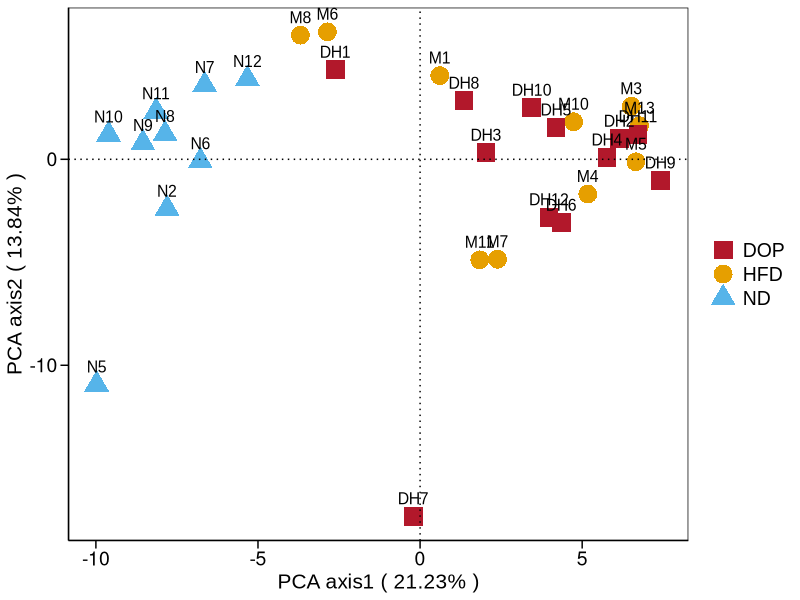
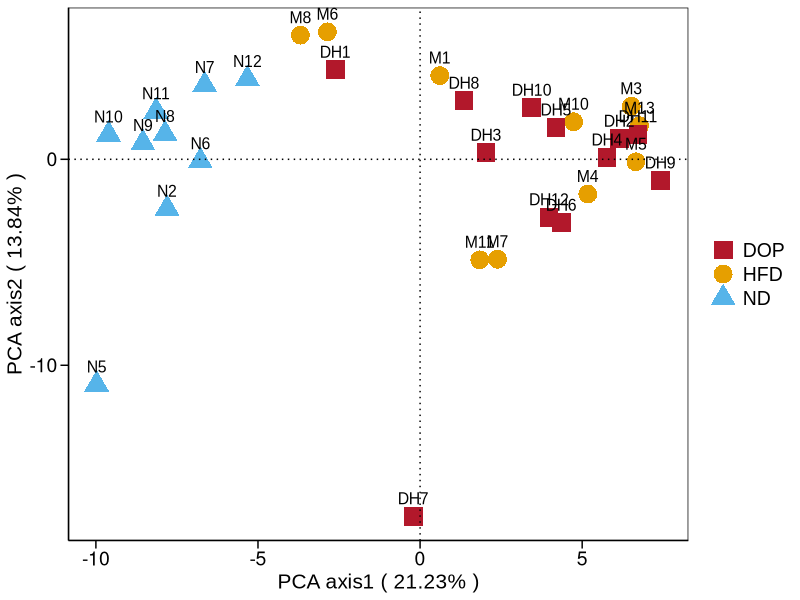

Recreate these plots in R, in order.
library(ade4)
library(RColorBrewer)
library(ggplot2)


## Plotting settings ------------------------

groups <- read.table('group_info.txt', header = FALSE, colClasses=c("character","character"))
colnames(groups) <- c("sample", "group")

length  <- length(unique(as.character(groups$sample)))
length1 <- length(unique(as.character(groups$group)))
times1  <- length%/%8
res1    <- length%%8
times2  <- length%/%5
res2    <- length%%5

# dot color and number
mycol = c("#B2182B","#E69F00","#56B4E9","#009E73",
          "#F0E442","#0072B2","#D55E00","#CC79A7",
          "#CC6666","#9999CC","#66CC99","#99999","#ADD1E5")
col1=rep(mycol,times1)
col=c(col1,mycol[1:res1])

# dot shape and number
pich1 <- rep(c(15:18,20,7:14,0:6),times2)
pich  <- c(pich1,15:(15+res2))

# legend column number
if(length1>30){
  n = 2
}else{
  n = 1
}



## PCA analysis using ade4 ------------------------

data <- read.table('input_data.xls', header = TRUE, 
                     row.names = 1, sep = "\t", comment.char = "", check.names = FALSE)
data <- t(data)

pca <- dudi.pca(data[,1:ncol(data)], 
                 center = TRUE, scale = TRUE, scannf = FALSE, 
                 nf=5)

uoas <- pca$li
uoa  <- data.frame(sample = row.names(uoas), uoas) 
write.csv(uoa, file = "results\\PCA_coordinates_ade4.csv", row.names = FALSE)

pc1 <- round((pca$eig/sum(pca$eig))*100,2)[1]
pc2 <- round((pca$eig/sum(pca$eig))*100,2)[2]



## PCA plot using ggplot2 ------------------------

colnames(uoas)[1:2] <- c('dim1', 'dim2')
plotdata = data.frame(rownames(uoas), uoas$dim1, uoas$dim2, groups$group)
colnames(plotdata)=c("sample","dim1","dim2","group")

plot <- ggplot(plotdata, aes(dim1, dim2)) + 
  geom_point(aes(colour = group, shape = group), size = 6) + 
  geom_text(aes(label = sample), size = 4, family = "Arial", hjust = 0.5, vjust = -1)+ # display sample names
  scale_shape_manual(values = pich) + 
  scale_colour_manual(values = col) +
  #labs(title = "PCA Plot") + 
  xlab(paste("PCA axis1 ( ",pc1,"%"," )", sep = "")) + 
  ylab(paste("PCA axis2 ( ",pc2,"%"," )", sep = "")) +
  theme(plot.title = element_text(hjust = 0.5, size = 18, colour = "black", face = "bold")) +
  geom_vline(xintercept = 0, linetype = "dotted") +
  geom_hline(yintercept = 0, linetype = "dotted") +
  theme(panel.background = element_rect(fill = 'white', colour = 'black'), 
        panel.grid = element_blank(), 
        axis.title = element_text(color = 'black', family = "Arial", size = 15),
        axis.text = element_text(colour = 'black', size = 14, margin = unit(0.6, "lines")),
        axis.ticks = element_line(color = 'black'), 
        axis.ticks.length = unit(0.4, "lines"), 
        axis.line = element_line(colour = "black"), 
        legend.title = element_blank(),
        legend.text = element_text(family = "Arial", size = 14),
        legend.key = element_blank()) +
  guides(col = guide_legend(ncol = n), shape = guide_legend(ncol = n))
  #stat_ellipse(aes(x = dim1,y = dim2, color = group), data = plotdata) # group cluster

ggsave("results\\PCA_ade4.pdf", device = cairo_pdf, height = 10, width = 12)

png(filename = "results\\PCA_ade4.png", res = 600, height = 5400, width = 7200, type = "cairo")
print(plot)
dev.off()
